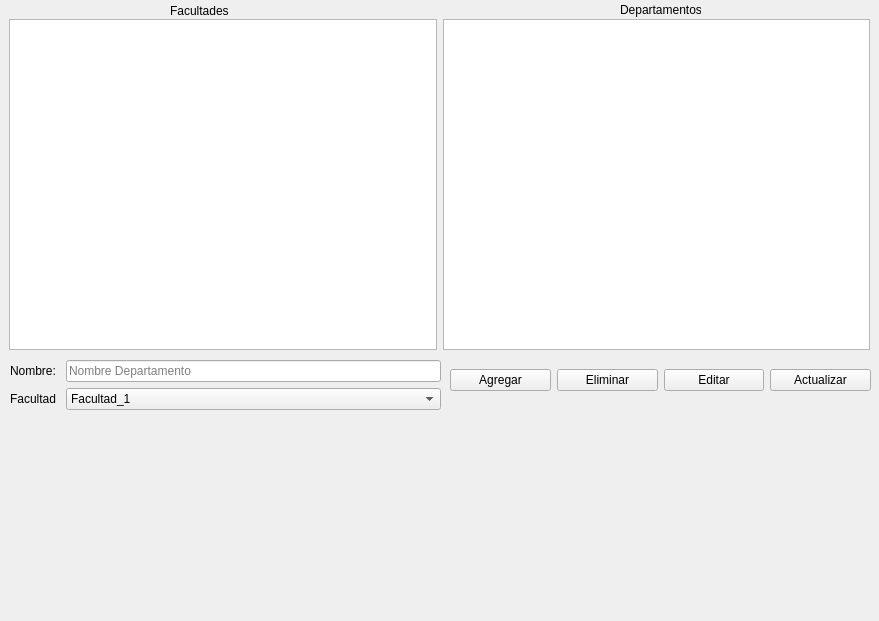
<?xml version="1.0" encoding="UTF-8"?>
<ui version="4.0">
 <class>DepartamentoPage</class>
 <widget class="QWidget" name="DepartamentoPage">
  <property name="geometry">
   <rect>
    <x>0</x>
    <y>0</y>
    <width>879</width>
    <height>621</height>
   </rect>
  </property>
  <property name="windowTitle">
   <string>Form</string>
  </property>
  <widget class="QWidget" name="horizontalLayoutWidget">
   <property name="geometry">
    <rect>
     <x>9</x>
     <y>19</y>
     <width>861</width>
     <height>331</height>
    </rect>
   </property>
   <layout class="QHBoxLayout" name="horizontalLayout">
    <item>
     <widget class="QTableView" name="tablaFacultades"/>
    </item>
    <item>
     <widget class="QTableView" name="tablaDepartamentos"/>
    </item>
   </layout>
  </widget>
  <widget class="QWidget" name="horizontalLayoutWidget_2">
   <property name="geometry">
    <rect>
     <x>450</x>
     <y>360</y>
     <width>421</width>
     <height>41</height>
    </rect>
   </property>
   <layout class="QHBoxLayout" name="horizontalBotones">
    <item>
     <widget class="QPushButton" name="btnAgregar">
      <property name="text">
       <string>Agregar</string>
      </property>
     </widget>
    </item>
    <item>
     <widget class="QPushButton" name="btnEliminar">
      <property name="text">
       <string>Eliminar</string>
      </property>
     </widget>
    </item>
    <item>
     <widget class="QPushButton" name="btnEditar">
      <property name="text">
       <string>Editar</string>
      </property>
     </widget>
    </item>
    <item>
     <widget class="QPushButton" name="btnActualizar">
      <property name="text">
       <string>Actualizar</string>
      </property>
     </widget>
    </item>
   </layout>
  </widget>
  <widget class="QLabel" name="lblFacultades">
   <property name="geometry">
    <rect>
     <x>170</x>
     <y>0</y>
     <width>61</width>
     <height>21</height>
    </rect>
   </property>
   <property name="text">
    <string>Facultades</string>
   </property>
  </widget>
  <widget class="QLabel" name="lblDepartamento">
   <property name="geometry">
    <rect>
     <x>620</x>
     <y>0</y>
     <width>81</width>
     <height>20</height>
    </rect>
   </property>
   <property name="text">
    <string>Departamentos</string>
   </property>
  </widget>
  <widget class="QWidget" name="formLayoutWidget">
   <property name="geometry">
    <rect>
     <x>10</x>
     <y>360</y>
     <width>431</width>
     <height>251</height>
    </rect>
   </property>
   <layout class="QFormLayout" name="formularioInformacion">
    <item row="0" column="0">
     <widget class="QLabel" name="lblNombre">
      <property name="text">
       <string>Nombre: </string>
      </property>
     </widget>
    </item>
    <item row="0" column="1">
     <widget class="QLineEdit" name="LineEditDepartamento">
      <property name="inputMask">
       <string/>
      </property>
      <property name="text">
       <string/>
      </property>
      <property name="placeholderText">
       <string>Nombre Departamento</string>
      </property>
     </widget>
    </item>
    <item row="1" column="0">
     <widget class="QLabel" name="lblFacultad">
      <property name="text">
       <string>Facultad</string>
      </property>
     </widget>
    </item>
    <item row="1" column="1">
     <widget class="QComboBox" name="comboBoxFacultad">
      <item>
       <property name="text">
        <string>Facultad_1</string>
       </property>
      </item>
      <item>
       <property name="text">
        <string>Facultad_2</string>
       </property>
      </item>
      <item>
       <property name="text">
        <string>Facultad_3</string>
       </property>
      </item>
      <item>
       <property name="text">
        <string>Facultad_4</string>
       </property>
      </item>
      <item>
       <property name="text">
        <string>Facultad_5</string>
       </property>
      </item>
     </widget>
    </item>
   </layout>
  </widget>
 </widget>
 <resources/>
 <connections/>
</ui>
